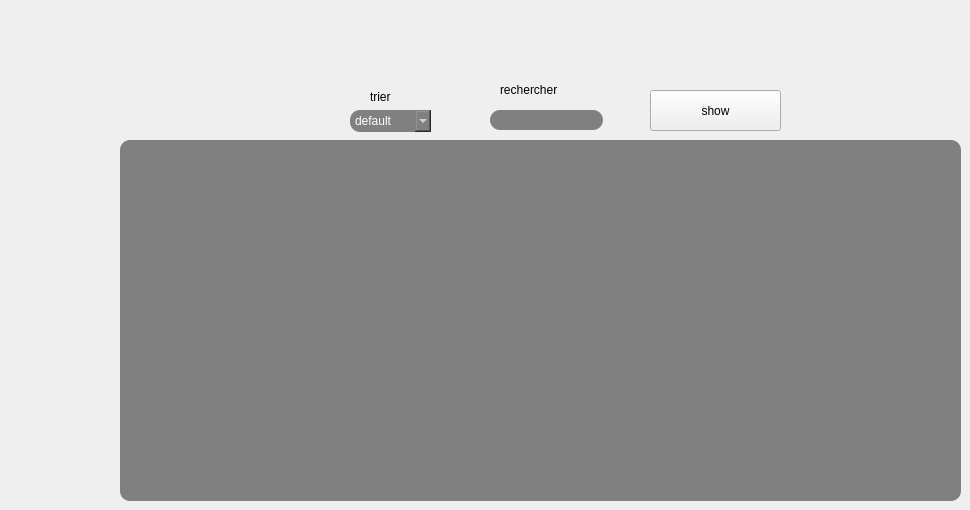
      <widget class="QWidget" name="tab_27">
       <attribute name="title">
        <string>Afficher</string>
       </attribute>
       <widget class="QComboBox" name="tri">
        <property name="geometry">
         <rect>
          <x>350</x>
          <y>110</y>
          <width>81</width>
          <height>22</height>
         </rect>
        </property>
        <property name="styleSheet">
         <string notr="true">border-radius: 10px;
background-color: grey;
color: rgb(255, 255, 255);
alternate-background-color: rgb(255, 255, 255);</string>
        </property>
        <item>
         <property name="text">
          <string>default</string>
         </property>
        </item>
        <item>
         <property name="text">
          <string>id ↑</string>
         </property>
        </item>
        <item>
         <property name="text">
          <string>id ↓</string>
         </property>
        </item>
       </widget>
       <widget class="QTableView" name="tab_users">
        <property name="geometry">
         <rect>
          <x>120</x>
          <y>140</y>
          <width>841</width>
          <height>361</height>
         </rect>
        </property>
        <property name="styleSheet">
         <string notr="true">border-radius: 10px;
background-color: grey;
color: rgb(255, 255, 255);
alternate-background-color: rgb(255, 255, 255);</string>
        </property>
       </widget>
       <widget class="QLabel" name="label_55">
        <property name="geometry">
         <rect>
          <x>500</x>
          <y>80</y>
          <width>121</width>
          <height>20</height>
         </rect>
        </property>
        <property name="styleSheet">
         <string notr="true">
font: 81 10pt &quot;Rockwell Extra Bold&quot;</string>
        </property>
        <property name="text">
         <string>rechercher</string>
        </property>
       </widget>
       <widget class="QLineEdit" name="rech">
        <property name="geometry">
         <rect>
          <x>490</x>
          <y>110</y>
          <width>113</width>
          <height>20</height>
         </rect>
        </property>
        <property name="styleSheet">
         <string notr="true">border-radius: 10px;
background-color: grey;
color: rgb(255, 255, 255);
alternate-background-color: rgb(255, 255, 255);</string>
        </property>
       </widget>
       <widget class="QPushButton" name="pushButton_13">
        <property name="geometry">
         <rect>
          <x>650</x>
          <y>90</y>
          <width>131</width>
          <height>41</height>
         </rect>
        </property>
        <property name="styleSheet">
         <string notr="true">QPushButton

{
	background-color: rgb(72, 78, 86);
	border-style: outset;
    border-width: 2px;
    border-radius:10px;
    border-color: beige;
    font: bold 14px;;
    padding: 6px;
	color: rgb(255, 255, 255);

}

QPushButton:hover

{
	background-color: lightgreen;
	color: rgb(0, 0, 0);
	gridline-color: rgb(94, 118, 255);
}

QPushButton:pressed</string>
        </property>
        <property name="text">
         <string>show</string>
        </property>
       </widget>
       <widget class="QLabel" name="label_56">
        <property name="geometry">
         <rect>
          <x>370</x>
          <y>90</y>
          <width>47</width>
          <height>14</height>
         </rect>
        </property>
        <property name="styleSheet">
         <string notr="true">
font: 81 10pt &quot;Rockwell Extra Bold&quot;</string>
        </property>
        <property name="text">
         <string>trier</string>
        </property>
       </widget>
      </widget>
